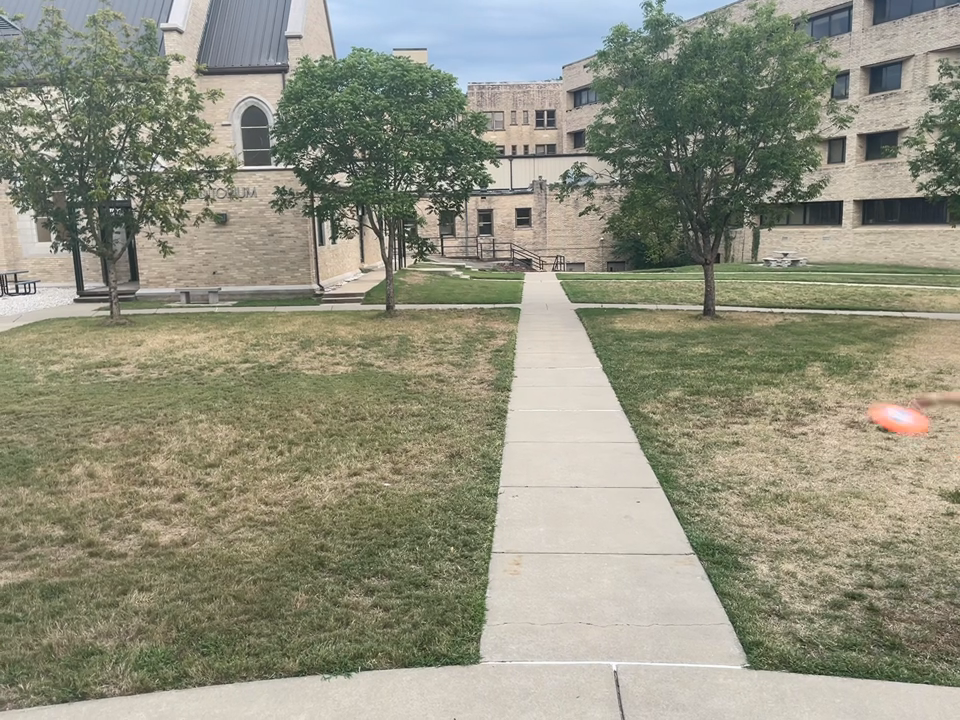
#> input picture frame 6 of Capstone/OFrisbeeV.mov, 960 x 720 px, given in place of LindenVid.mov, which was not available
$ python NoBox.py
#> lines starting #> are read from the running program, lines starting #| are printed output that depends on the picture; after the words box and inside, x2 and y2 are one past the last pixel; in counts of white or black regions, pixels touching at a corner belong together; pictures that were not available may be replaced by others from this repository, and a replacement may not be noted
import cv2
import numpy as np
import matplotlib.pyplot as plt

# Open the video capture
cap = cv2.VideoCapture('LindenVid.mov', cv2.CAP_ANY)

frame_counter = 0

# Check if the video opened successfully
if not cap.isOpened():
    print("Error: Could not open video.")
    exit()

# Define the lower and upper bounds of the orange color in the HSV color space
lower_orange = np.array([0, 80, 80])  # Lower bound of orange in HSV
upper_orange = np.array([30, 255, 255])  # Upper bound of orange in HSV

# Create a kernel for dilation (adjust the size if needed)
kernel = np.ones((6, 6), np.uint8)

# Initialize an empty list to store the total number of orange pixels in each frame
orange_pixel_counts = []

while True:
    # Read a frame from the video
    ret, frame = cap.read()
#> frame is the input picture: shape (720, 960, 3); mean B, G, R 126.9, 144.8, 145.3

    # If the video has ended, break the loop
    if not ret:
        break

    # Convert the frame from BGR to HSV color space
    hsv_frame = cv2.cvtColor(frame, cv2.COLOR_BGR2HSV)
#> hsv_frame: shape (720, 960, 3); mean H, S, V 35.4, 47.8, 150.6

    # Create a mask to isolate the orange regions in the frame
    mask = cv2.inRange(hsv_frame, lower_orange, upper_orange)
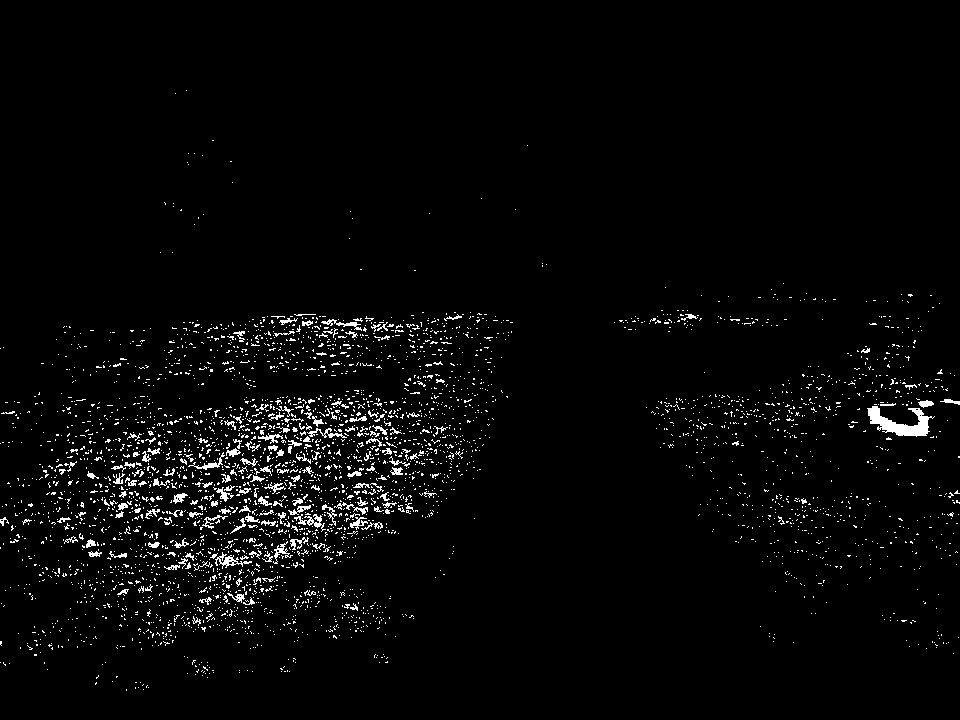
#> mask: shape (720, 960); 2.8% white in thin lines or dots, all inside (x1, y1, x2, y2) = (0, 90, 960, 691)

    # Apply a morphological operation (dilation) to the mask to connect neighboring orange pixels
    eroded_mask = cv2.erode(mask, kernel, iterations=1)
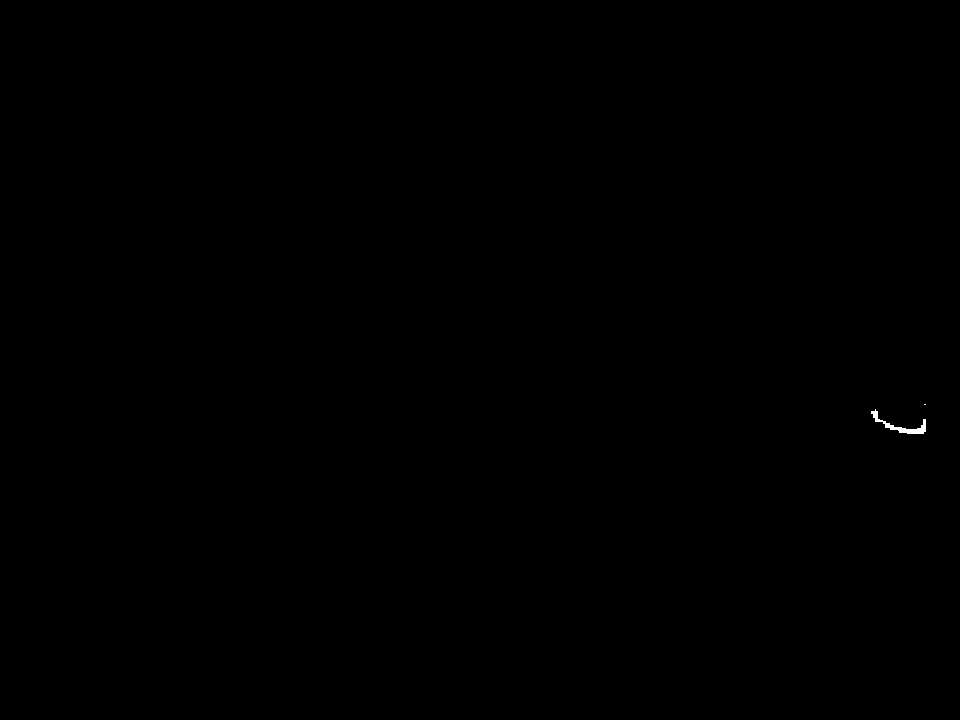
#> eroded_mask: shape (720, 960); 0.05% white; 2 white regions (1 under 20 px), largest, box (x1, y1, x2, y2) and area: (871, 409, 926, 434) 311

    # Count the total number of orange pixels in the frame
    orange_pixel_count = np.sum(eroded_mask)
#> orange_pixel_count = 79815

    # Append the total number of orange pixels to the list
    orange_pixel_counts.append(orange_pixel_count)

    frame_counter += 1  # Increment the frame counter

    # Display the frame with the orange highlighted regions
    cv2.imshow('Orange Highlighted', cv2.bitwise_and(frame, frame, mask=eroded_mask))

    #print(orange_pixel_count)

    # Exit the loop if the 'q' key is pressed
    if cv2.waitKey(10) & 0xFF == ord('q'):
#> (key q is pressed here)
        break

# Release the video capture
cap.release()
cv2.destroyAllWindows()

# Smooth the data using a moving average filter
smoothed_counts = np.convolve(orange_pixel_counts, np.ones(5) / 5, mode='valid')
#> smoothed_counts = [15963, 15963, 15963, 15963, 15963]

# Compute FFT of the smoothed data
fft_data_smoothed = np.fft.fft(smoothed_counts)
magnitude_spectrum_smoothed = np.abs(fft_data_smoothed)
#> magnitude_spectrum_smoothed = [79815, 3.64e-12, 1.82e-12, 1.82e-12, 3.64e-12]

# Plot the total number of orange pixels over frame number
plt.figure(figsize=(10, 8))

# [23 lines of commented-out code are left out]

plt.tight_layout()
plt.show()

$ run again, starting later in the video
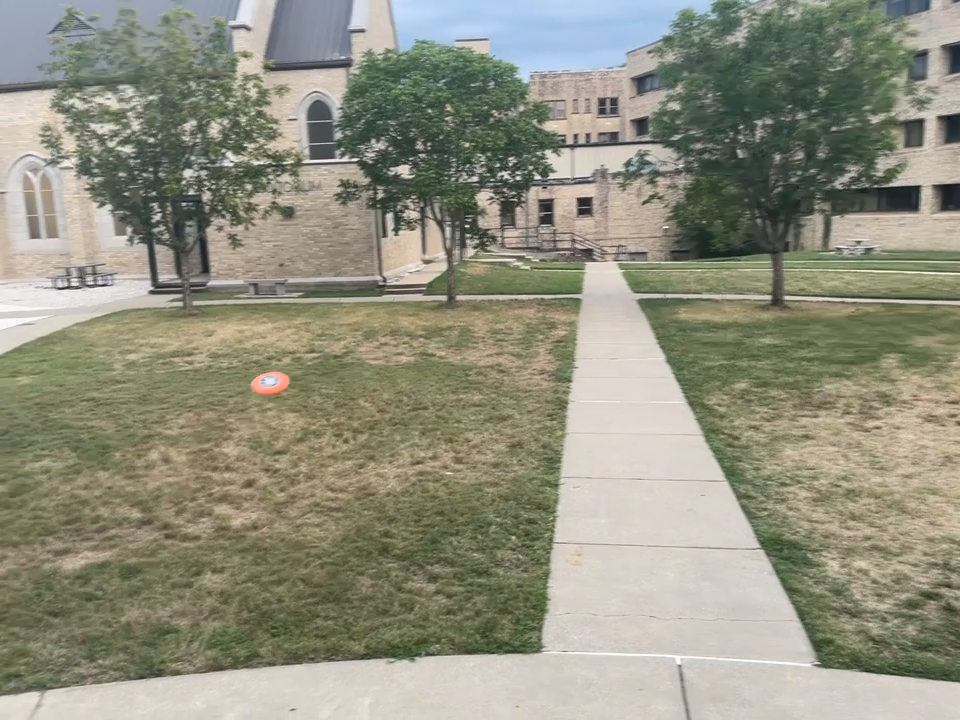
#> input picture frame 30 of Capstone/OFrisbeeV.mov, 960 x 720 px, given in place of LindenVid.mov, which was not available
#> frame is the input picture: shape (720, 960, 3); mean B, G, R 127.2, 144.6, 145.2
#> hsv_frame: shape (720, 960, 3); mean H, S, V 34.6, 46.9, 150.2
#> `mask = cv2.inRange(hsv_frame, lower_orange, upper_orange)`:
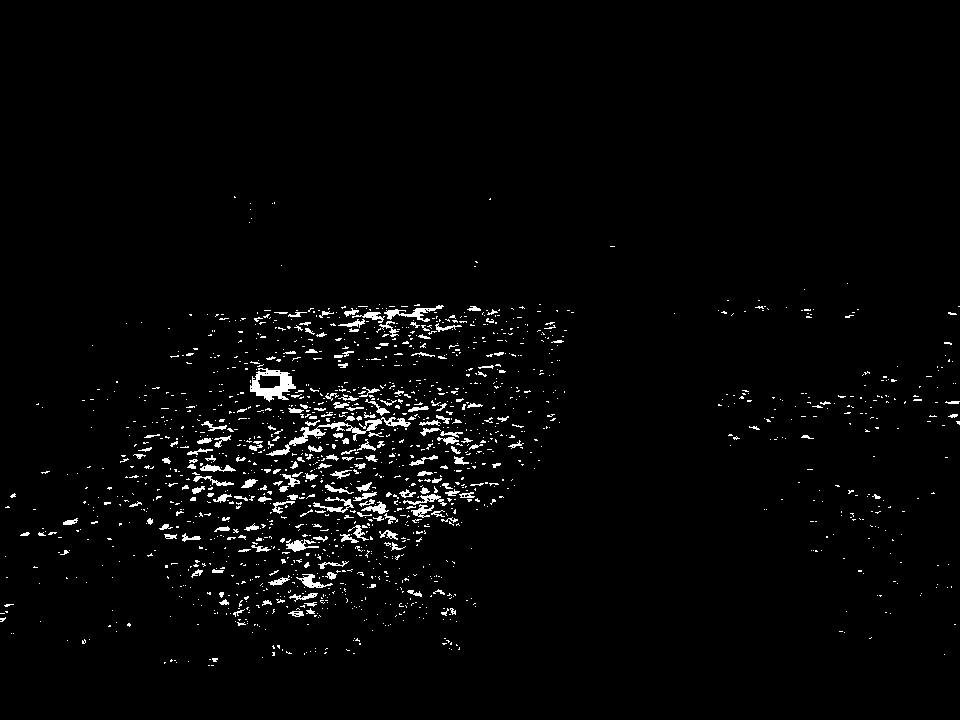
#> mask: shape (720, 960); 2.4% white in thin lines or dots, all inside (x1, y1, x2, y2) = (0, 196, 960, 666)
#> eroded_mask: shape (720, 960); 0.03% white; 10 white regions (9 under 20 px), largest, box (x1, y1, x2, y2) and area: (259, 375, 290, 398) 134
#> orange_pixel_count = 47685
#> smoothed_counts = [9537, 9537, 9537, 9537, 9537]
#> magnitude_spectrum_smoothed = [47685, 0, 0, 0, 0]

$ run again, starting later in the video
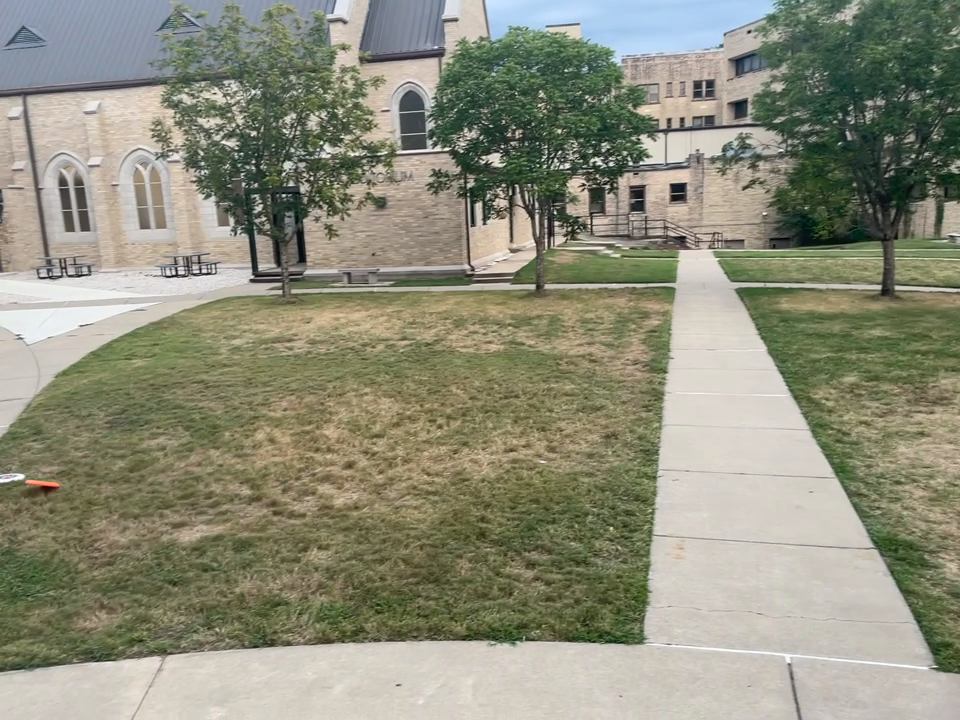
#> input picture frame 53 of Capstone/OFrisbeeV.mov, 960 x 720 px, given in place of LindenVid.mov, which was not available
#> frame is the input picture: shape (720, 960, 3); mean B, G, R 123, 141.9, 141.7
#> hsv_frame: shape (720, 960, 3); mean H, S, V 35, 54.2, 147.4
#> `mask = cv2.inRange(hsv_frame, lower_orange, upper_orange)`:
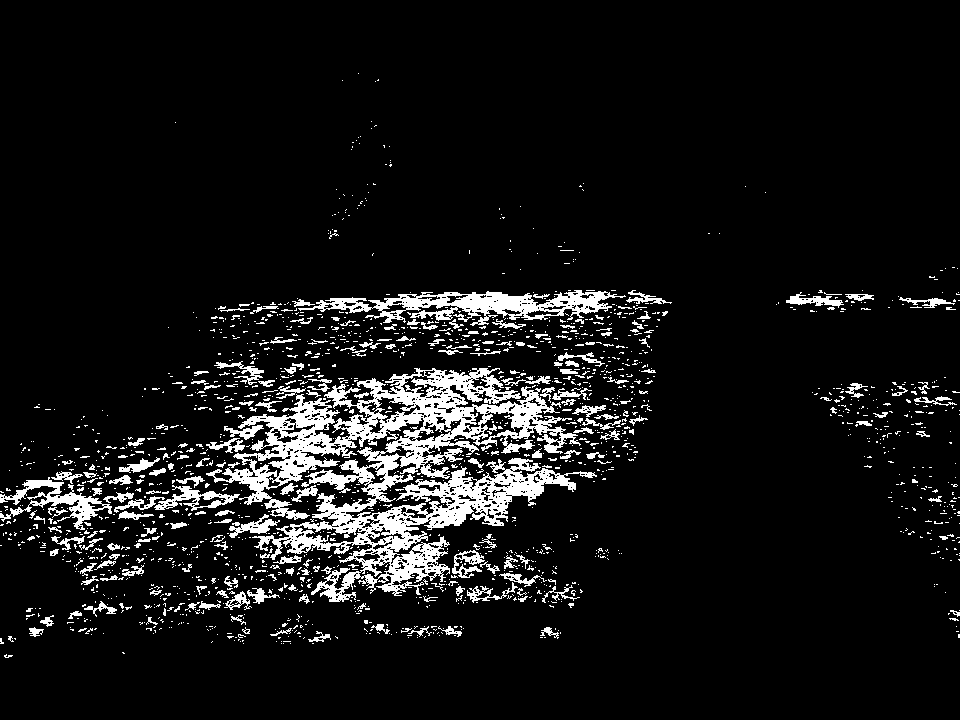
#> mask: shape (720, 960); 8.4% white; 1842 white regions (1619 under 20 px), largest, box (x1, y1, x2, y2) and area: (206, 368, 597, 602) 29661, (298, 290, 626, 326) 4555, (0, 477, 112, 530) 1656
#> eroded_mask: shape (720, 960); 0.29% white; 145 white regions (118 under 20 px), largest, box (x1, y1, x2, y2) and area: (495, 295, 518, 310) 201, (458, 297, 492, 311) 165, (387, 522, 404, 532) 82
#> orange_pixel_count = 509235
#> `cv2.imshow('Orange Highlighted', cv2.bitwise_and(frame, frame, mask=er..`:
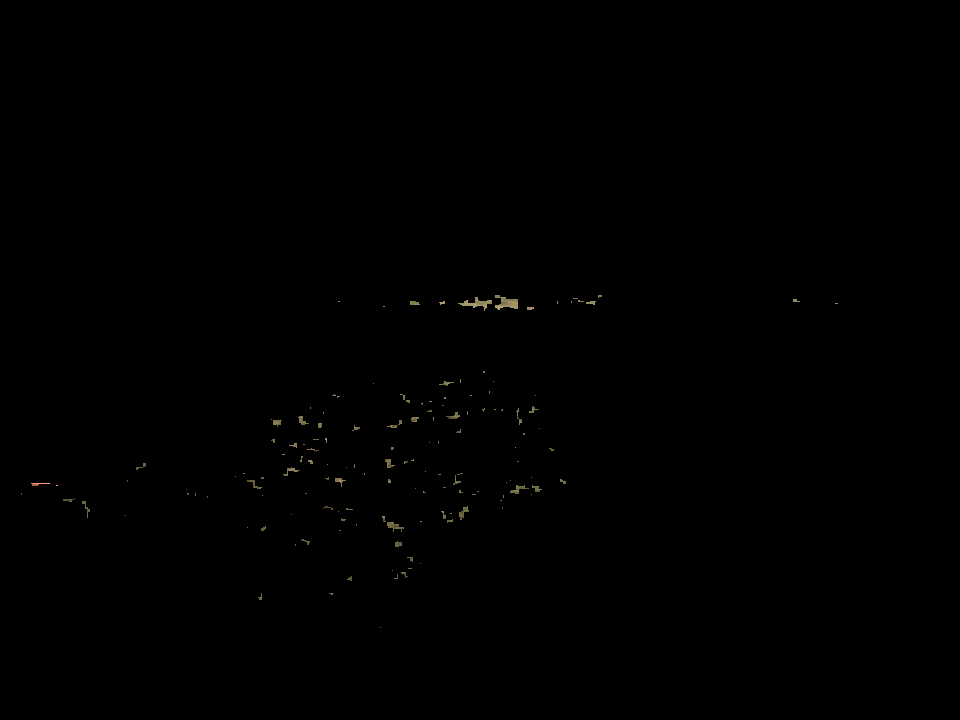
#> window 'Orange Highlighted': shape (720, 960, 3); mean B, G, R 0.2, 0.3, 0.4
#> smoothed_counts = [101847, 101847, 101847, 101847, 101847]
#> magnitude_spectrum_smoothed = [509235, 0, 1.46e-11, 1.46e-11, 0]
